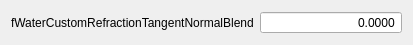
<?xml version="1.0" encoding="UTF-8"?>
<ui version="4.0">
 <class>Form</class>
 <widget class="QWidget" name="Form">
  <property name="geometry">
   <rect>
    <x>0</x>
    <y>0</y>
    <width>413</width>
    <height>39</height>
   </rect>
  </property>
  <property name="windowTitle">
   <string>Form</string>
  </property>
  <layout class="QHBoxLayout" name="horizontalLayout">
   <item>
    <widget class="QLabel" name="valName">
     <property name="minimumSize">
      <size>
       <width>225</width>
       <height>0</height>
      </size>
     </property>
     <property name="text">
      <string>fWaterCustomRefractionTangentNormalBlend</string>
     </property>
    </widget>
   </item>
   <item>
    <widget class="QDoubleSpinBox" name="v0">
     <property name="alignment">
      <set>Qt::AlignRight|Qt::AlignTrailing|Qt::AlignVCenter</set>
     </property>
     <property name="buttonSymbols">
      <enum>QAbstractSpinBox::NoButtons</enum>
     </property>
     <property name="correctionMode">
      <enum>QAbstractSpinBox::CorrectToNearestValue</enum>
     </property>
     <property name="showGroupSeparator" stdset="0">
      <bool>false</bool>
     </property>
     <property name="decimals">
      <number>4</number>
     </property>
     <property name="minimum">
      <double>-10000000000000000735758738477112498397576062152177456799245857901351759143802190202050679656153088.000000000000000</double>
     </property>
     <property name="maximum">
      <double>999999999999999993220948674361627976461708441944064.000000000000000</double>
     </property>
     <property name="stepType">
      <enum>QAbstractSpinBox::DefaultStepType</enum>
     </property>
     <property name="value">
      <double>0.000000000000000</double>
     </property>
    </widget>
   </item>
  </layout>
 </widget>
 <resources/>
 <connections/>
</ui>
